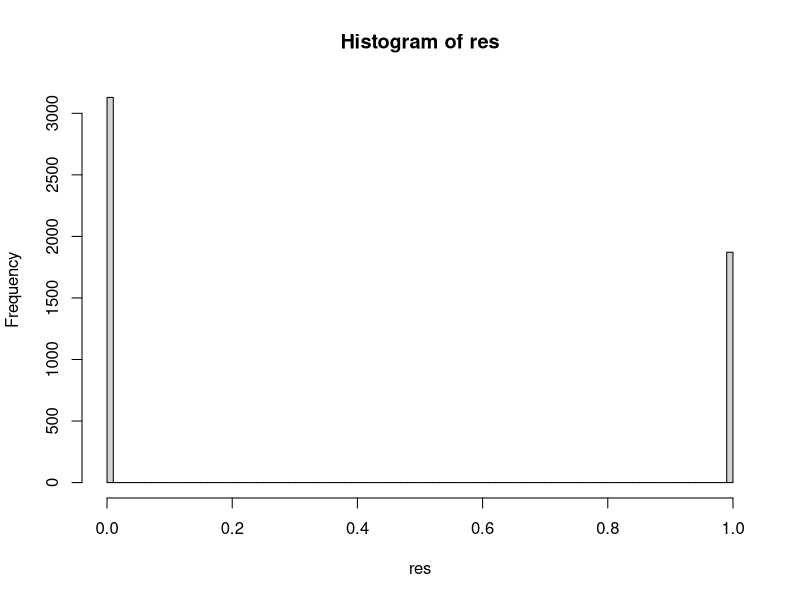
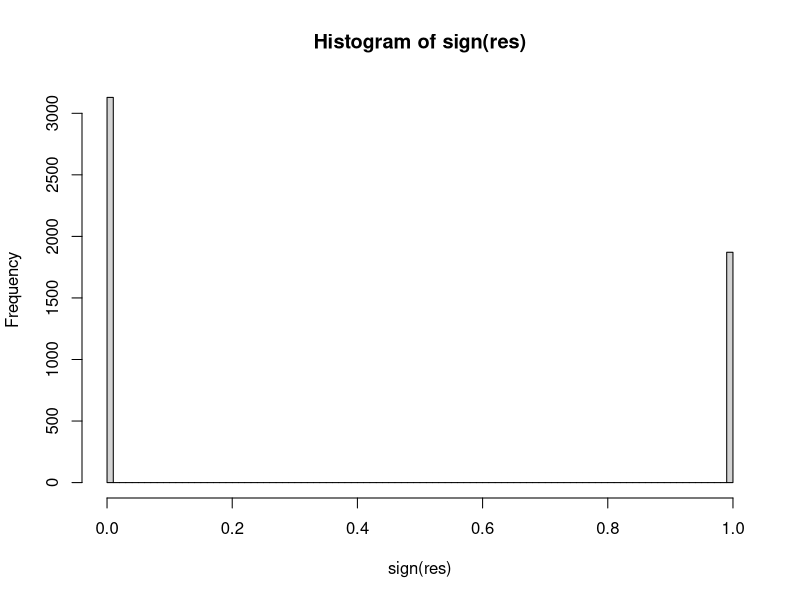
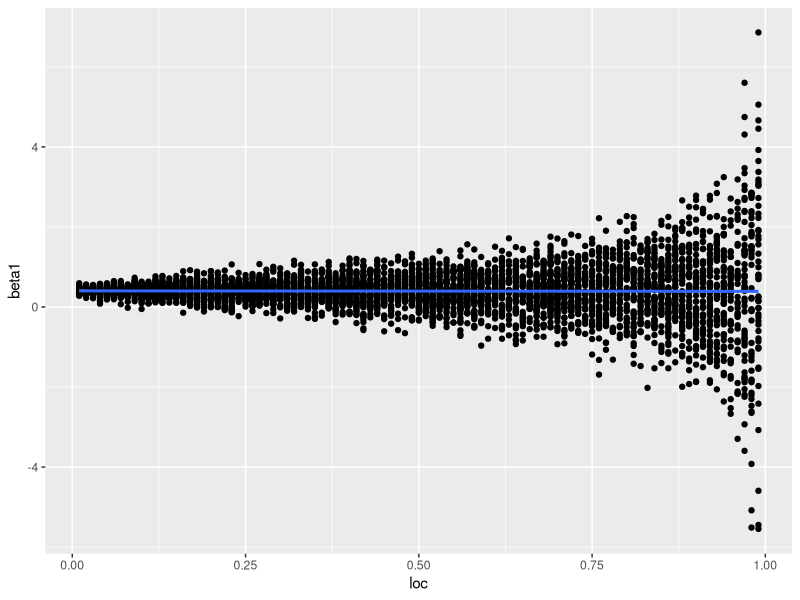

The R source for these figures, in order:
library(gtools)
library(mvtnorm)
library(tidyverse)

n_x = 4
n_r = 5
p_xr = matrix(rdirichlet(1, rep(2, n_x*n_r)), nrow=n_x, ncol=n_r)
p_xr = 0.05 + 0.9 * p_xr %*% diag(1 / colSums(p_xr))
p_r = rdirichlet(1, rep(1, n_r))[1, ]

theta = rmvnorm(200, as.numeric(p_xr), diag(0.05^2, length(p_xr)))
dim(theta) = c(200, n_x, n_r)

bound = function(N = 10, eps = 0.01) {
    x = sample(n_x, N, replace=T, prob=rowMeans(p_xr))
    r = sample(n_r, N, replace=T, prob=p_r)
    rhat = matrix(rdirichlet(N, 10*p_r), nrow=N, ncol=n_r)

    theta_i = theta[, x, ]
    d1 = sapply(1:N, \(i) theta_i[, i, ] %*% rhat[i, ])
    d2 = apply(theta_i, c(1, 2), \(x) sqrt(sum(x^2)))

    inner = sapply(1:N, \(i) {
        f2 = colMeans(theta_i[, i, ] / d2[, i])
        rowSums(sweep(theta_i[, i, ] / d1[, i], 2, f2)^2)
    })

    sqrt(mean(expm1(rowSums(inner)*eps^2))) / sqrt(N)
}

rho = 0.90
{
x = rmvnorm(1e6, c(0.5, 0.5), 0.05^2 * (rho + (1 - rho)*diag(2)))
#cor(x[,1], x[,2], method="pearson")
cor(log(x[,1]), x[,2], method="pearson")
cor(log(x[,1]), log(x[,2]), method="pearson")
cor(x[,1], x[,2], method="spearman")
}

library(mvtnorm)
library(gtools)
fn = function(...) {
    x = rmvnorm(1, sigma=diag(10))[1, ]
    x = (x - mean(x)) / sum(x^2)
    r = rdirichlet(1, rep(1, 10))
    x = x * r

    if (any(r - x < 0)) stop()

    out = r * sum(x^2) - x * sum(r * x)
    all(out * sign(sum(r*x)) >= 0)
}
res = map_dbl(1:5000, fn)
hist(res, breaks=100)
hist(sign(res), breaks=100)




# OLS and distribution of X ----

fn = function(loc=0.5, ...) {
    N = 100
    n_beta_obs = 50
    X = rbeta(N, loc*n_beta_obs, (1 - loc)*n_beta_obs)
    pr = 0.4*(1-X) + 0.8*X
    Y = rbinom(N, 1, pr)
    coef = lm.fit(cbind(1-X, X), Y)$coefficients
    tibble(loc = loc,
           beta1 = coef[1],
           beta2 = coef[2],
           mean_error = mean(Y - pr))
}

res = seq(0.01, 0.99, length.out=99) %>%
    sample(5000, replace=T) %>%
    map_dfr(fn)

ggplot(res, aes(loc, beta1)) +
    geom_point() +
    geom_smooth(formula=y~s(x), method="gam")

